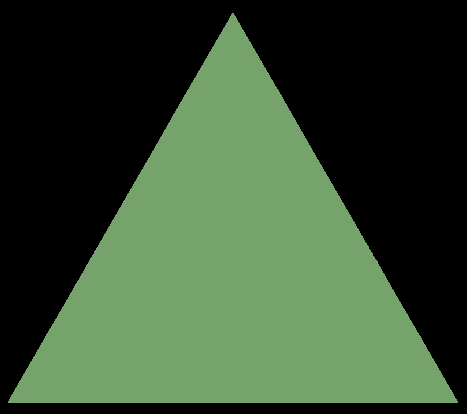
#> input picture experiment-7/tria.png, 467 x 414 px
$ python exp7.py
#> lines starting #> are read from the running program, lines starting #| are printed output that depends on the picture; after the words box and inside, x2 and y2 are one past the last pixel; in counts of white or black regions, pixels touching at a corner belong together
#> further down, img is the input picture: shape (414, 467, 3); mean B, G, R 48.9, 74, 53.9
import cv2
import numpy as np

# Function to detect and label shapes
def detect_shapes(image):
    # Convert image to grayscale
    gray = cv2.cvtColor(image, cv2.COLOR_BGR2GRAY)
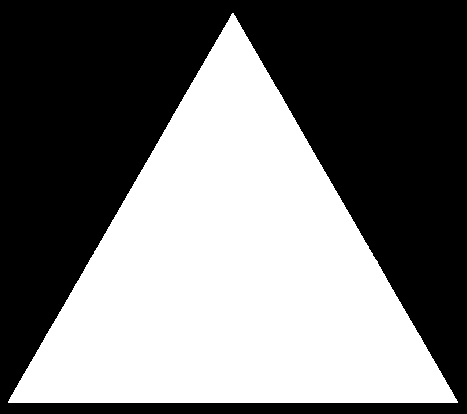
#> gray: shape (414, 467); values 0 (black) and 143 (white), 45.7% white; 1 white region, box (x1, y1, x2, y2) and area: (8, 13, 458, 403) 88320

    # Apply Gaussian blur
    blurred = cv2.GaussianBlur(gray, (5, 5), 0)
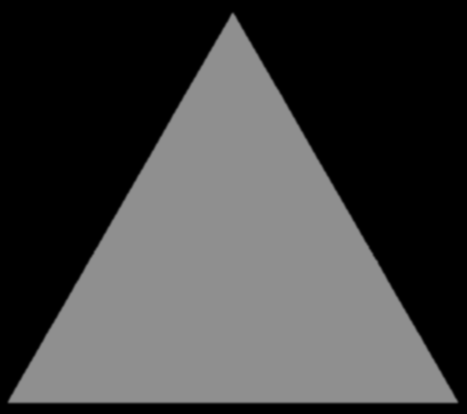
#> blurred: shape (414, 467); min 0, max 143, mean 65.3

    # Detect edges using Canny
    edges = cv2.Canny(blurred, 50, 150)
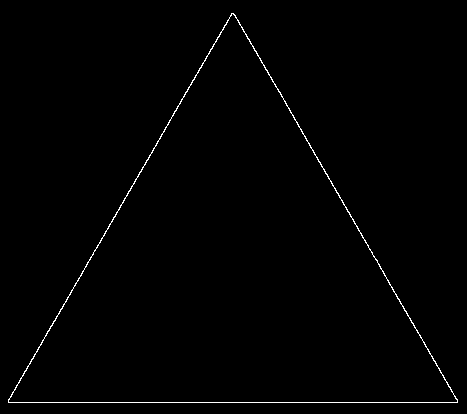
#> edges: shape (414, 467); 0.81% white in thin lines or dots

    # Find contours
    contours, _ = cv2.findContours(edges, cv2.RETR_TREE, cv2.CHAIN_APPROX_SIMPLE)
#> contours = 2 contours; box (x1, y1, x2, y2) and area: (8, 13, 458, 403) 88266, (8, 13, 458, 403) 87918

    for contour in contours:
        # Approximate the contour shape
        epsilon = 0.02 * cv2.arcLength(contour, True)
        approx = cv2.approxPolyDP(contour, epsilon, True)

        # Get the bounding box for placing text
        x, y, w, h = cv2.boundingRect(approx)

        # Identify shape based on number of sides
        sides = len(approx)

        if sides == 3:
            shape = "Triangle"
        elif sides == 4:
            aspect_ratio = float(w) / h
            if 0.95 <= aspect_ratio <= 1.05:
                shape = "Square"
            else:
                shape = "Rectangle"
        elif sides == 5:
            shape = "Pentagon"
        elif sides > 5:
            shape = "Polygon"
        else:
            shape = "Circle"

        # Draw the shape and label it
        font = cv2.FONT_HERSHEY_SIMPLEX
        font_scale = 2  # Adjust size (increase for larger text)
        font_thickness = 2
        font_color = (0, 0, 255)  # BGR format — (Blue, Green, Red)

        # Draw the shape and label it
        cv2.drawContours(image, [approx], 0, (0, 255,255), 2)  # Green for contours
        cv2.putText(image, shape, (x, y + h//2), font, font_scale, font_color, font_thickness)
#> this loop made 2 passes
#> (epsilon, approx, x, y, w, h, sides, shape) on passes 1 to 2: (28.28, [[231, 13], [8, 402], [457, 402]], 8, 13, 450, 390, 3, 'Triangle'), (28.24, [[232, 13], [456, 402], [8, 401]], 8, 13, 449, 390, 3, 'Triangle')
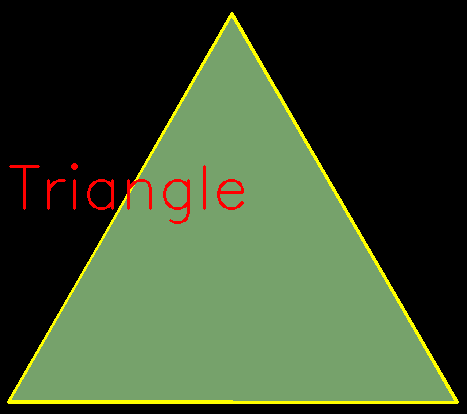
#> image: shape (414, 467, 3); 3.15% of pixels changed, all inside (x1, y1, x2, y2) = (7, 12, 459, 404)

    return image

# Load input image
img = cv2.imread('tria.png')

# Detect and label shapes
output = detect_shapes(img)

# Display result
cv2.imshow('Shape Detection', output)
cv2.waitKey(0)
cv2.destroyAllWindows()
